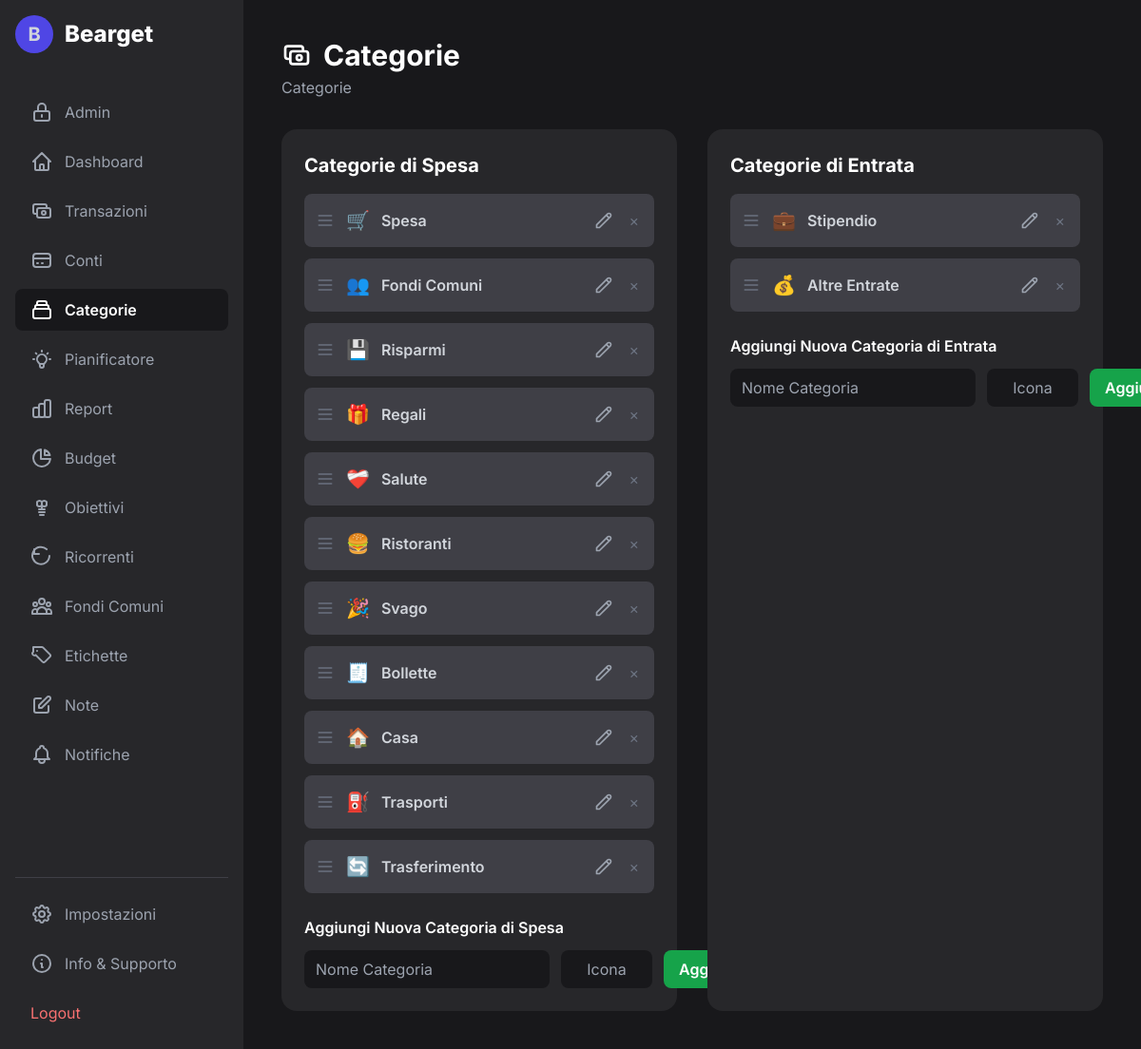
The app's page /categories.php (signed in) with its own data.
### tables this page shows
CREATE TABLE `categories` (
  `id` int(11) NOT NULL,
  `user_id` int(11) NOT NULL,
  `name` varchar(100) NOT NULL,
  `type` varchar(10) NOT NULL DEFAULT 'expense',
  `icon` varchar(10) DEFAULT NULL,
  `category_order` int(11) NOT NULL DEFAULT 0
);

### functions.php (called while the page is built, shortened)
<?php
function get_user_categories($conn, $user_id, $type) {
    $categories = [];
    $sql = "SELECT id, name, icon FROM categories WHERE user_id = ? AND type = ? ORDER BY category_order ASC";
    $stmt = $conn->prepare($sql);
    $stmt->bind_param('is', $user_id, $type);
    $stmt->execute();
    $result = $stmt->get_result();
    while ($row = $result->fetch_assoc()) {
        $categories[] = $row;
    }
    return $categories;
}
?>

### categories.php (the view, shortened to what this page needs)
<?php
require_once 'db_connect.php';
require_once 'functions.php';
$user_id = $_SESSION["id"];
$expenseCategories = get_user_categories($conn, $user_id, 'expense');
$incomeCategories = get_user_categories($conn, $user_id, 'income');
?>
<!DOCTYPE html>
<html lang="it">
<head>
    <script src="https://cdn.tailwindcss.com"></script>
    <link rel="stylesheet" href="theme.php">
</head>
<body class="text-gray-300">
    <div class="flex h-screen">
        <?php include 'sidebar.php'; ?>
        <main class="flex-1 p-6 lg:p-10 overflow-y-auto">
            <header class="mb-8">
                <div class="flex items-center gap-4">
                    <div>
                        <h1 class="text-3xl font-bold text-white flex items-center gap-3">
                            <svg class="w-8 h-8" fill="none" stroke="currentColor" viewBox="0 0 24 24"><path stroke-linecap="round" stroke-linejoin="round" stroke-width="2" d="M17 9V7a2 2 0 00-2-2H5a2 2 0 00-2 2v6a2 2 0 002 2h2m2 4h10a2 2 0 002-2v-6a2 2 0 00-2-2H9a2 2 0 00-2 2v6a2 2 0 002 2zm7-5a2 2 0 11-4 0 2 2 0 014 0z"></path></svg>
                            Categorie
                        </h1>
                        <p class="text-gray-400 mt-1">Categorie</p>
                    </div>
                </div>
            </header>
            <div class="grid grid-cols-1 lg:grid-cols-2 gap-8">
                <div class="bg-gray-800 rounded-2xl p-6">
                    <h2 class="text-xl font-bold text-white mb-4">Categorie di Spesa</h2>
                    <div id="expense-list-container" class="space-y-3 mb-6">
                        <?php foreach($expenseCategories as $cat): ?>
                            <div class="flex items-center justify-between bg-gray-700 p-3 rounded-lg category-item transition-shadow hover:shadow-lg" data-id="<?php echo $cat['id']; ?>">
                                <div class="flex items-center">
                                    <svg class="w-5 h-5 mr-3 text-gray-500 handle" fill="none" stroke="currentColor" viewBox="0 0 24 24"><path stroke-linecap="round" stroke-linejoin="round" stroke-width="2" d="M4 6h16M4 12h16M4 18h16"></path></svg>
                                    <span class="text-xl mr-3 category-icon"><?php echo htmlspecialchars($cat['icon'] ?? '💸'); ?></span>
                                    <span class="font-semibold category-name"><?php echo htmlspecialchars($cat['name']); ?></span>
                                </div>
                                <div class="flex items-center space-x-2">
                                    <button onclick='openEditCategoryModal(<?php echo json_encode($cat); ?>)' title="Modifica" class="p-1 text-gray-400 hover:text-blue-400">
                                        <svg class="w-5 h-5" fill="none" stroke="currentColor" viewBox="0 0 24 24"><path stroke-linecap="round" stroke-linejoin="round" stroke-width="2" d="M15.232 5.232l3.536 3.536m-2.036-5.036a2.5 2.5 0 113.536 3.536L6.5 21.036H3v-3.536L16.732 3.732z"></path></svg>
                                    </button>
                                    <form action="delete_category.php" method="POST" class="delete-form">
                                        <button type="submit" class="p-1 text-gray-500 hover:text-red-400 transition-colors">&times;</button>
                                    </form>
                                </div>
                            </div>
                        <?php endforeach; ?>
                    </div>
                    <form action="add_category.php" method="POST" class="add-form space-y-3">
                        <h3 class="font-semibold text-white">Aggiungi Nuova Categoria di Spesa</h3>
                        <div class="flex gap-3">
                            <input type="text" name="name" placeholder="Nome Categoria" required class="flex-grow bg-gray-900 border-gray-700 text-white rounded-lg px-3 py-2 focus:ring-primary-500 focus:border-primary-500">
                            <input type="text" name="icon" placeholder="Icona" maxlength="2" class="w-24 bg-gray-900 border-gray-700 text-white rounded-lg px-3 py-2 text-center focus:ring-primary-500 focus:border-primary-500">
                            <button type="submit" class="bg-primary-600 hover:bg-primary-700 text-white font-semibold py-2 px-4 rounded-lg transition-colors">Aggiungi</button>
                        </div>
                    </form>
                </div>
                <div class="bg-gray-800 rounded-2xl p-6">
                    <h2 class="text-xl font-bold text-white mb-4">Categorie di Entrata</h2>
                    <div id="income-list-container" class="space-y-3 mb-6">
                        <?php foreach($incomeCategories as $cat): ?>
                             <div class="flex items-center justify-between bg-gray-700 p-3 rounded-lg category-item transition-shadow hover:shadow-lg" data-id="<?php echo $cat['id']; ?>">
                                <div class="flex items-center">
                                    <svg class="w-5 h-5 mr-3 text-gray-500 handle" fill="none" stroke="currentColor" viewBox="0 0 24 24"><path stroke-linecap="round" stroke-linejoin="round" stroke-width="2" d="M4 6h16M4 12h16M4 18h16"></path></svg>
                                    <span class="text-xl mr-3 category-icon"><?php echo htmlspecialchars($cat['icon'] ?? '💰'); ?></span>
                                    <span class="font-semibold category-name"><?php echo htmlspecialchars($cat['name']); ?></span>
                                </div>
                                <div class="flex items-center space-x-2">
                                    <button onclick='openEditCategoryModal(<?php echo json_encode($cat); ?>)' title="Modifica" class="p-1 text-gray-400 hover:text-blue-400">
                                        <svg class="w-5 h-5" fill="none" stroke="currentColor" viewBox="0 0 24 24"><path stroke-linecap="round" stroke-linejoin="round" stroke-width="2" d="M15.232 5.232l3.536 3.536m-2.036-5.036a2.5 2.5 0 113.536 3.536L6.5 21.036H3v-3.536L16.732 3.732z"></path></svg>
                                    </button>
                                    <form action="delete_category.php" method="POST" class="delete-form">
                                        <button type="submit" class="p-1 text-gray-500 hover:text-red-400 transition-colors">&times;</button>
                                    </form>
                                </div>
                            </div>
                        <?php endforeach; ?>
                    </div>
                    <form action="add_category.php" method="POST" class="add-form space-y-3">
                        <h3 class="font-semibold text-white">Aggiungi Nuova Categoria di Entrata</h3>
                        <div class="flex gap-3">
                            <input type="text" name="name" placeholder="Nome Categoria" required class="flex-grow bg-gray-900 border-gray-700 text-white rounded-lg px-3 py-2 focus:ring-primary-500 focus:border-primary-500">
                            <input type="text" name="icon" placeholder="Icona" maxlength="2" class="w-24 bg-gray-900 border-gray-700 text-white rounded-lg px-3 py-2 text-center focus:ring-primary-500 focus:border-primary-500">
                            <button type="submit" class="bg-primary-600 hover:bg-primary-700 text-white font-semibold py-2 px-4 rounded-lg transition-colors">Aggiungi</button>
                        </div>
                    </form>
                </div>
            </div>
        </main>
    </div>
</body>
</html>

### categories.php (style rules this page uses)
body { font-family: 'Inter', sans-serif; background-color: var(--color-gray-900); }
.handle { cursor: grab; }

### records on screen
categories: icon "🛒", name "Spesa"
categories: icon "👥", name "Fondi Comuni"
categories: icon "💾", name "Risparmi"
categories: icon "🎁", name "Regali"
categories: icon "❤️‍🩹", name "Salute"
categories: icon "🍔", name "Ristoranti"
categories: icon "🎉", name "Svago"
categories: icon "🧾", name "Bollette"
categories: icon "🏠", name "Casa"
categories: icon "⛽️", name "Trasporti"
categories: icon "🔄", name "Trasferimento"
categories: icon "💼", name "Stipendio"
categories: icon "💰", name "Altre Entrate"
